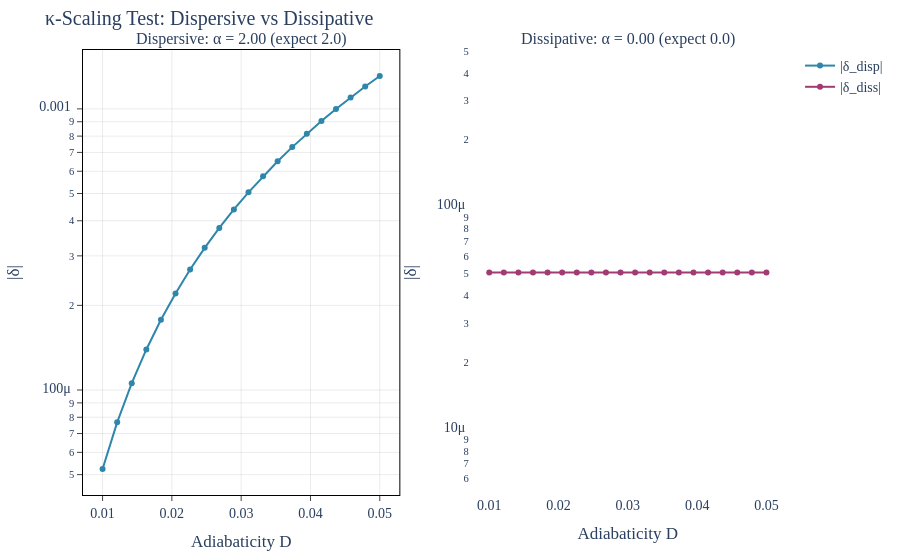

The notebook cell saved with this chart:
### Markdown cell above
## 5. $\kappa$-Scaling Prediction (Heidelberg K-39)

The Heidelberg platform can tune the scattering length $a_s$ via Feshbach resonance, which changes the healing length $\xi$ and surface gravity $\kappa$. The SK-EFT prediction is:

$$\frac{T_{\text{eff}}(\kappa)}{T_H(\kappa)} = 1 + \delta_{\text{disp}}(\kappa) + \delta_{\text{diss}}(\kappa)$$

The key discriminant:
- **Dispersive correction**: $\delta_{\text{disp}} \propto \kappa^2$ (quadratic scaling)
- **Dissipative correction**: $\delta_{\text{diss}} \propto \kappa^0$ (approximately constant)

This different scaling behavior provides an experimental handle to separate the two types of corrections by varying the condensate parameters.

### Code cell
# viz-ref: fig_kappa_scaling_phase4

kappa_pred = kappa_scaling_prediction(n_points=20)

fig = make_subplots(
    rows=1,
    cols=2,
    subplot_titles=[
        f"Dispersive: \u03b1 = {kappa_pred.scaling_exponent_disp:.2f} (expect 2.0)",
        f"Dissipative: \u03b1 = {kappa_pred.scaling_exponent_diss:.2f} (expect 0.0)",
    ],
)

D_values = np.linspace(0.01, 0.05, 20)

fig.add_trace(
    go.Scatter(
        x=D_values,
        y=np.abs(kappa_pred.delta_disp_values),
        mode="lines+markers",
        name="|\u03b4_disp|",
        line=dict(color=COLORS["Steinhauer"], width=2),
        marker=dict(size=6),
    ),
    row=1,
    col=1,
)

fig.add_trace(
    go.Scatter(
        x=D_values,
        y=np.abs(kappa_pred.delta_diss_values),
        mode="lines+markers",
        name="|\u03b4_diss|",
        line=dict(color=COLORS["Heidelberg"], width=2),
        marker=dict(size=6),
    ),
    row=1,
    col=2,
)

fig.update_xaxes(title_text="Adiabaticity D", row=1, col=1)
fig.update_xaxes(title_text="Adiabaticity D", row=1, col=2)
fig.update_yaxes(title_text="|\u03b4|", type="log", row=1, col=1)
fig.update_yaxes(title_text="|\u03b4|", type="log", row=1, col=2)

apply_layout(
    fig,
    title="\u03ba-Scaling Test: Dispersive vs Dissipative",
)
fig.show()

### Figure 1 — Plotly figure (JSON) as saved in the notebook; plotly's stock layout.template omitted (floating-point values rounded to 4 significant figures)
{"data": [{"line": {"color": "#2E86AB", "width": 2}, "marker": {"size": 6}, "mode": "lines+markers", "name": "|δ_disp|", "type": "scatter", "x": [0.01, 0.01211, 0.01421, 0.01632, 0.01842, 0.02053, 0.02263, 0.02474, 0.02684, 0.02895, 0.03105, 0.03316, 0.03526, 0.03737, 0.03947, 0.04158, 0.04368, 0.04579, 0.04789, 0.05], "xaxis": "x", "y": [5.236e-05, 7.673e-05, 0.0001057, 0.0001394, 0.0001777, 0.0002206, 0.0002682, 0.0003204, 0.0003773, 0.0004387, 0.0005049, 0.0005757, 0.0006511, 0.0007312, 0.0008159, 0.0009052, 0.0009992, 0.001098, 0.001201, 0.001309], "yaxis": "y"}, {"line": {"color": "#A23B72", "width": 2}, "marker": {"size": 6}, "mode": "lines+markers", "name": "|δ_diss|", "type": "scatter", "x": [0.01, 0.01211, 0.01421, 0.01632, 0.01842, 0.02053, 0.02263, 0.02474, 0.02684, 0.02895, 0.03105, 0.03316, 0.03526, 0.03737, 0.03947, 0.04158, 0.04368, 0.04579, 0.04789, 0.05], "xaxis": "x2", "y": [5.066e-05, 5.066e-05, 5.066e-05, 5.066e-05, 5.066e-05, 5.066e-05, 5.066e-05, 5.066e-05, 5.066e-05, 5.066e-05, 5.066e-05, 5.066e-05, 5.066e-05, 5.066e-05, 5.066e-05, 5.066e-05, 5.066e-05, 5.066e-05, 5.066e-05, 5.066e-05], "yaxis": "y2"}], "layout": {"annotations": [{"font": {"size": 16}, "showarrow": false, "text": "Dispersive: α = 2.00 (expect 2.0)", "x": 0.225, "xanchor": "center", "xref": "paper", "y": 1, "yanchor": "bottom", "yref": "paper"}, {"font": {"size": 16}, "showarrow": false, "text": "Dissipative: α = 0.00 (expect 0.0)", "x": 0.775, "xanchor": "center", "xref": "paper", "y": 1, "yanchor": "bottom", "yref": "paper"}], "font": {"family": "CMU Serif, Computer Modern, Times New Roman, serif", "size": 14}, "margin": {"b": 60, "l": 70, "r": 30, "t": 50}, "paper_bgcolor": "white", "plot_bgcolor": "white", "title": {"text": "κ-Scaling Test: Dispersive vs Dissipative"}, "xaxis": {"anchor": "y", "domain": [0, 0.45], "gridcolor": "rgba(0,0,0,0.08)", "linecolor": "black", "linewidth": 1, "mirror": true, "showgrid": true, "showline": true, "ticks": "outside", "title": {"text": "Adiabaticity D"}, "zeroline": true, "zerolinecolor": "rgba(0,0,0,0.2)"}, "xaxis2": {"anchor": "y2", "domain": [0.55, 1], "title": {"text": "Adiabaticity D"}}, "yaxis": {"anchor": "x", "domain": [0, 1], "gridcolor": "rgba(0,0,0,0.08)", "linecolor": "black", "linewidth": 1, "mirror": true, "showgrid": true, "showline": true, "ticks": "outside", "title": {"text": "|δ|"}, "type": "log", "zeroline": true, "zerolinecolor": "rgba(0,0,0,0.2)"}, "yaxis2": {"anchor": "x2", "domain": [0, 1], "title": {"text": "|δ|"}, "type": "log"}}}
